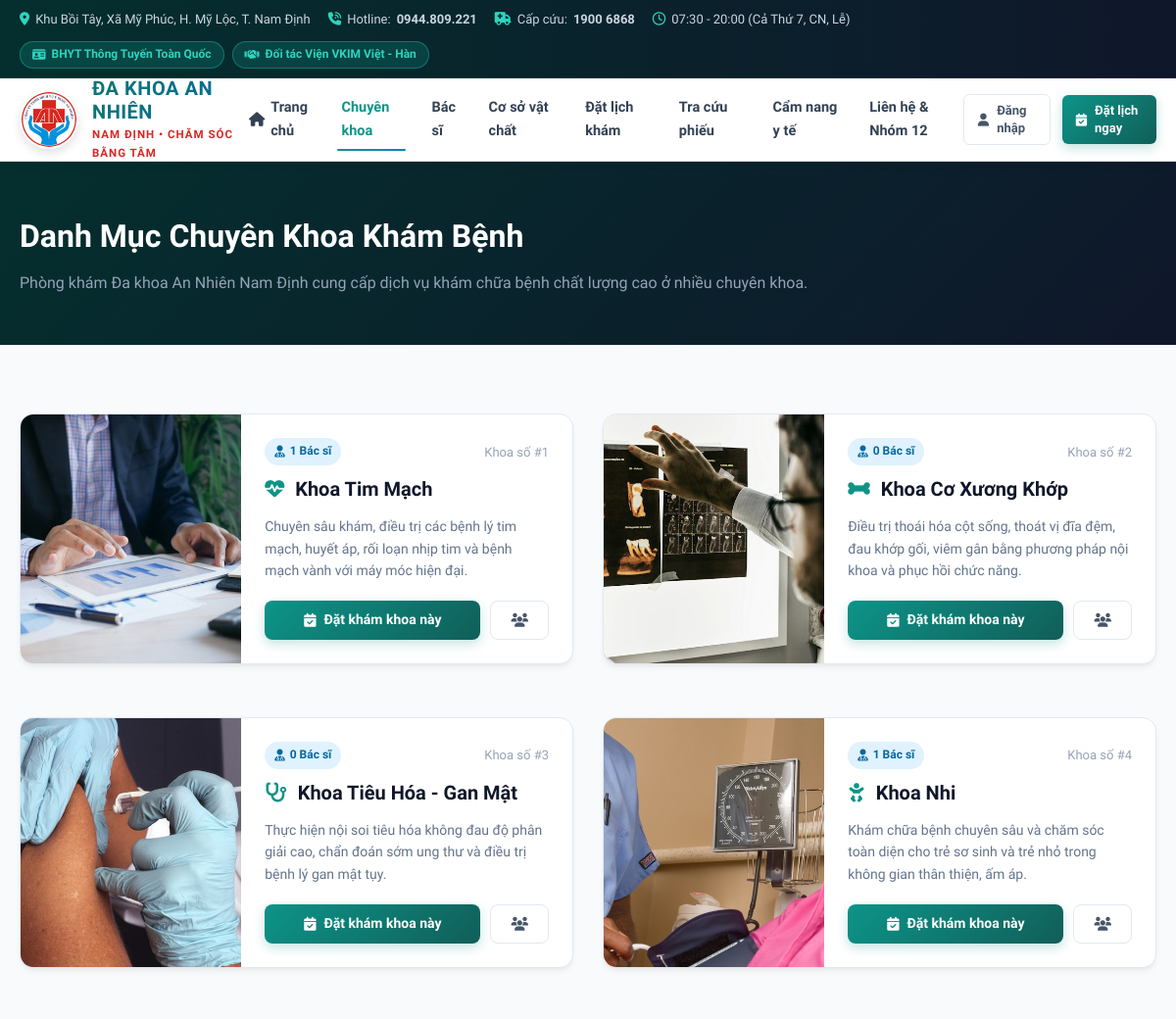
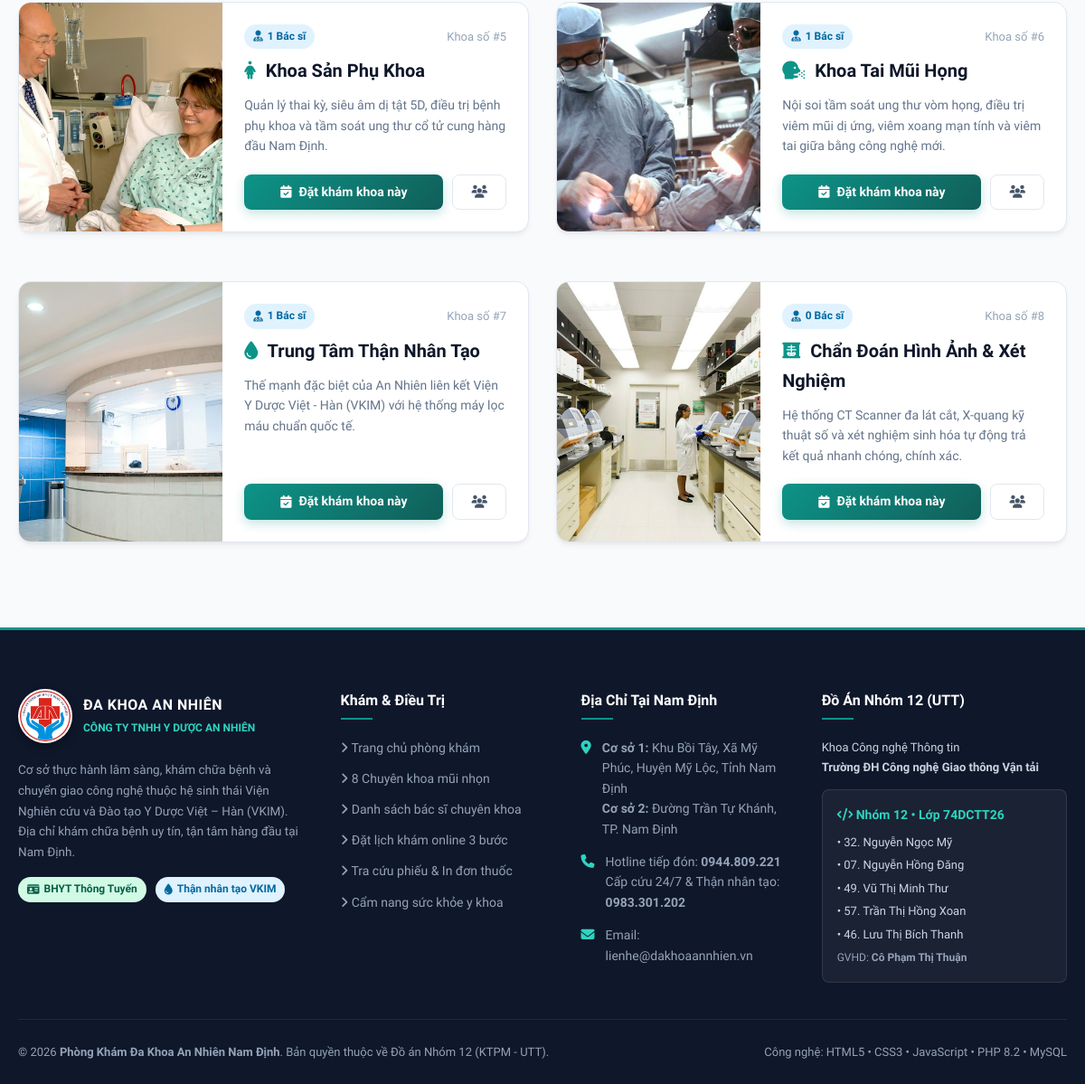
The page /chuyen-khoa.php on the database its author committed (2 pictures, top to bottom).
### tables this page shows
CREATE TABLE `specialties` (
  `id` int NOT NULL AUTO_INCREMENT,
  `name` varchar(100) NOT NULL,
  `description` text,
  `image_url` varchar(255) DEFAULT NULL,
  `icon` varchar(50) DEFAULT NULL,
  PRIMARY KEY (`id`),
  UNIQUE KEY `name` (`name`)
);

### chuyen-khoa.php (the view, shortened to what this page needs)
<?php
require_once __DIR__ . '/includes/header.php';
$sql = "SELECT s.*, COUNT(d.id) as total_doctors
        FROM specialties s
        LEFT JOIN doctors d ON s.id = d.specialty_id
        GROUP BY s.id
        ORDER BY s.id ASC";
$specialties = $pdo->query($sql)->fetchAll();
?>
<div style="background:linear-gradient(135deg, #042F2E 0%, #0F172A 100%);color:#FFF;padding:50px 0;">
    <div class="container">
        <h1 style="font-size:32px;font-weight:800;margin-bottom:8px;">Danh Mục Chuyên Khoa Khám Bệnh</h1>
        <p style="color:#94A3B8;font-size:16px;">Phòng khám Đa khoa An Nhiên Nam Định cung cấp dịch vụ khám chữa bệnh chất lượng cao ở nhiều chuyên khoa.</p>
    </div>
</div>
<section class="section">
    <div class="container">
        <div style="display:grid;grid-template-columns:repeat(2, 1fr);gap:30px;">
            <?php foreach ($specialties as $s): ?>
                <div class="card" style="display:flex;flex-direction:row;overflow:hidden;gap:0;">
                    <div style="width:40%;background:#F1F5F9;position:relative;">
                        <img src="<?= BASE_URL ?>/<?= htmlspecialchars($s['image_url']) ?>" alt="<?= htmlspecialchars($s['name']) ?>" style="width:100%;height:100%;object-fit:cover;">
                    </div>
                    <div style="width:60%;padding:24px;display:flex;flex-direction:column;">
                        <div style="display:flex;align-items:center;justify-content:space-between;margin-bottom:8px;">
                            <span class="badge badge-info"><i class="fa-solid fa-user-doctor"></i> <?= $s['total_doctors'] ?> Bác sĩ</span>
                            <span style="font-size:13px;color:#94A3B8;">Khoa số #<?= $s['id'] ?></span>
                        </div>
                        <h3 style="font-size:20px;font-weight:700;color:#0F172A;margin-bottom:10px;">
                            <i class="fa-solid <?= htmlspecialchars($s['icon'] ?? 'fa-stethoscope') ?>" style="color:var(--primary);margin-right:6px;"></i>
                            <?= htmlspecialchars($s['name']) ?>
                        </h3>
                        <p style="font-size:14px;color:#64748B;line-height:1.6;margin-bottom:20px;flex:1;">
                            <?= htmlspecialchars($s['description']) ?>
                        </p>
                        <div style="display:flex;gap:10px;margin-top:auto;">
                            <a href="<?= BASE_URL ?>/dat-lich.php?specialty_id=<?= $s['id'] ?>" class="btn btn-primary" style="flex:1;">
                                <i class="fa-solid fa-calendar-check"></i> Đặt khám khoa này
                            </a>
                            <a href="<?= BASE_URL ?>/bac-si.php?specialty_id=<?= $s['id'] ?>" class="btn btn-outline" title="Xem bác sĩ thuộc khoa">
                                <i class="fa-solid fa-users"></i>
                            </a>
                        </div>
                    </div>
                </div>
            <?php endforeach; ?>
        </div>
    </div>
</section>
<?php require_once __DIR__ . '/includes/footer.php'; ?>

### assets/css/style.css (style rules this page uses)
:root { --primary: #0D9488; --primary-dark: #0F766E; --primary-deep: #115E59; --primary-light: #F0FDFA; --primary-border: #99F6E4; --primary-glow: rgba(13, 148, 136, 0.25); --secondary: #0284C7; --secondary-dark: #0369A1; --secondary-light: #F0F9FF; --accent-red: #DC2626; --accent-red-light: #FEF2F2; --accent-green: #10B981; --warning: #F59E0B; --danger: #EF4444; --info: #3B82F6; --navy-dark: #0F172A; --navy-card: #1E293B; --text-main: #1E293B; --text-muted: #64748B; --text-light: #94A3B8; --bg-body: #F8FAFC; --bg-card: #FFFFFF; --border-color: #E2E8F0; --border-light: #F1F5F9; --shadow-sm: 0 1px 3px rgba(0, 0, 0, 0.05); --shadow: 0 4px 6px -1px rgba(0, 0, 0, 0.06), 0 2px 4px -2px rgba(0, 0, 0, 0.04); --shadow-md: 0 10px 15px -3px rgba(0, 0, 0, 0.08), 0 4px 6px -4px rgba(0, 0, 0, 0.03); --shadow-lg: 0 20px 25px -5px rgba(0, 0, 0, 0.09), 0 8px 10px -6px rgba(0, 0, 0, 0.04); --shadow-glow: 0 0 20px rgba(13, 148, 136, 0.25); --radius-sm: 8px; --radius: 14px; --radius-lg: 20px; --radius-full: 9999px; --transition: all 0.28s cubic-bezier(0.4, 0, 0.2, 1); }
* { margin: 0; padding: 0; box-sizing: border-box; }
body { font-family: 'Plus Jakarta Sans', 'Inter', system-ui, -apple-system, BlinkMacSystemFont, sans-serif; color: var(--text-main); background-color: var(--bg-body); line-height: 1.65; -webkit-font-smoothing: antialiased; }
a { color: var(--primary); text-decoration: none; transition: var(--transition); }
img { max-width: 100%; height: auto; display: block; }
.container { width: 100%; max-width: 1240px; margin: 0 auto; padding: 0 20px; }
.btn { display: inline-flex; align-items: center; justify-content: center; gap: 8px; padding: 10px 20px; border-radius: var(--radius-sm); font-size: 14px; font-weight: 700; border: none; cursor: pointer; transition: var(--transition); text-decoration: none; line-height: 1.4; }
.btn-primary { background: linear-gradient(135deg, var(--primary) 0%, var(--primary-deep) 100%); color: #FFFFFF; box-shadow: 0 4px 12px var(--primary-glow); }
.btn-outline { background: transparent; border: 1.5px solid var(--border-color); color: #475569; }
.badge { display: inline-flex; align-items: center; gap: 5px; padding: 4px 10px; font-size: 12px; font-weight: 700; border-radius: var(--radius-full); white-space: nowrap; }
.badge-info { background: #E0F2FE; color: #0369A1; }
.section { padding: 70px 0; }
.card { background: #FFFFFF; border-radius: var(--radius); border: 1px solid var(--border-color); box-shadow: var(--shadow); margin-bottom: 24px; }

### rows shown on the page
specialties: image_url (picture), total_doctors "1", id "1", name "Khoa Tim Mạch", description "Chuyên sâu khám, điều trị các bệnh lý tim mạch, huyết áp, rối loạn nhịp tim và bệnh mạch vành với máy móc hiện đại."
specialties: image_url (picture), total_doctors "0", id "2", name "Khoa Cơ Xương Khớp", description "Điều trị thoái hóa cột sống, thoát vị đĩa đệm, đau khớp gối, viêm gân bằng phương pháp nội khoa và phục hồi chức năng."
specialties: image_url (picture), total_doctors "0", id "3", name "Khoa Tiêu Hóa - Gan Mật", description "Thực hiện nội soi tiêu hóa không đau độ phân giải cao, chẩn đoán sớm ung thư và điều trị bệnh lý gan mật tụy."
specialties: image_url (picture), total_doctors "1", id "4", name "Khoa Nhi", description "Khám chữa bệnh chuyên sâu và chăm sóc toàn diện cho trẻ sơ sinh và trẻ nhỏ trong không gian thân thiện, ấm áp."
specialties: image_url (picture), total_doctors "1", id "5", name "Khoa Sản Phụ Khoa", description "Quản lý thai kỳ, siêu âm dị tật 5D, điều trị bệnh phụ khoa và tầm soát ung thư cổ tử cung hàng đầu Nam Định."
specialties: image_url (picture), total_doctors "1", id "6", name "Khoa Tai Mũi Họng", description "Nội soi tầm soát ung thư vòm họng, điều trị viêm mũi dị ứng, viêm xoang mạn tính và viêm tai giữa bằng công nghệ mới."
specialties: image_url (picture), total_doctors "1", id "7", name "Trung Tâm Thận Nhân Tạo", description "Thế mạnh đặc biệt của An Nhiên liên kết Viện Y Dược Việt - Hàn (VKIM) với hệ thống máy lọc máu chuẩn quốc tế."
specialties: image_url (picture), total_doctors "0", id "8", name "Chẩn Đoán Hình Ảnh & Xét Nghiệm", description "Hệ thống CT Scanner đa lát cắt, X-quang kỹ thuật số và xét nghiệm sinh hóa tự động trả kết quả nhanh chóng, chính xác."
